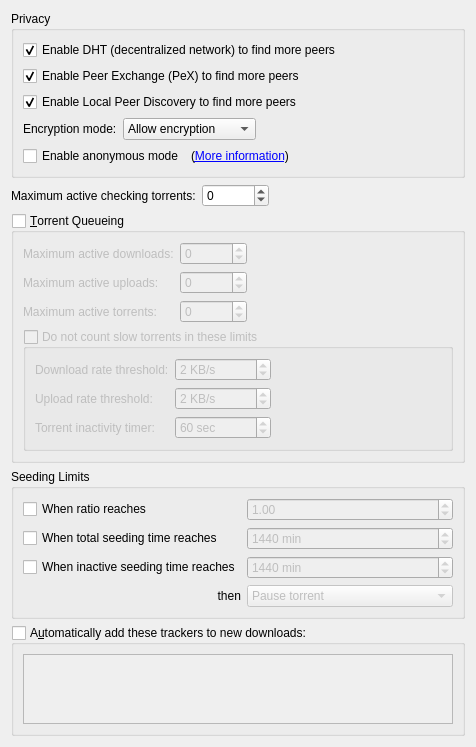
          <widget class="QWidget" name="scrollAreaWidgetContents_4">
           <property name="geometry">
            <rect>
             <x>0</x>
             <y>0</y>
             <width>413</width>
             <height>693</height>
            </rect>
           </property>
           <layout class="QVBoxLayout" name="verticalLayout_7">
            <item>
             <widget class="QGroupBox" name="AddBTFeaturesBox">
              <property name="title">
               <string>Privacy</string>
              </property>
              <layout class="QVBoxLayout" name="verticalLayout_14">
               <item>
                <widget class="QCheckBox" name="checkDHT">
                 <property name="toolTip">
                  <string>Find peers on the DHT network</string>
                 </property>
                 <property name="text">
                  <string>Enable DHT (decentralized network) to find more peers</string>
                 </property>
                 <property name="checked">
                  <bool>true</bool>
                 </property>
                </widget>
               </item>
               <item>
                <widget class="QCheckBox" name="checkPeX">
                 <property name="toolTip">
                  <string>Exchange peers with compatible Bittorrent clients (µTorrent, Vuze, ...)</string>
                 </property>
                 <property name="text">
                  <string>Enable Peer Exchange (PeX) to find more peers</string>
                 </property>
                 <property name="checked">
                  <bool>true</bool>
                 </property>
                </widget>
               </item>
               <item>
                <widget class="QCheckBox" name="checkLSD">
                 <property name="toolTip">
                  <string>Look for peers on your local network</string>
                 </property>
                 <property name="text">
                  <string>Enable Local Peer Discovery to find more peers</string>
                 </property>
                 <property name="checked">
                  <bool>true</bool>
                 </property>
                </widget>
               </item>
               <item>
                <layout class="QHBoxLayout">
                 <item>
                  <widget class="QLabel" name="lbl_encryption">
                   <property name="text">
                    <string>Encryption mode:</string>
                   </property>
                  </widget>
                 </item>
                 <item>
                  <widget class="QComboBox" name="comboEncryption">
                   <property name="toolTip">
                    <string>Allow encryption: Connect to peers regardless of setting
Require encryption: Only connect to peers with protocol encryption
Disable encryption: Only connect to peers without protocol encryption</string>
                   </property>
                   <item>
                    <property name="text">
                     <string>Allow encryption</string>
                    </property>
                   </item>
                   <item>
                    <property name="text">
                     <string>Require encryption</string>
                    </property>
                   </item>
                   <item>
                    <property name="text">
                     <string>Disable encryption</string>
                    </property>
                   </item>
                  </widget>
                 </item>
                 <item>
                  <spacer>
                   <property name="orientation">
                    <enum>Qt::Horizontal</enum>
                   </property>
                   <property name="sizeHint" stdset="0">
                    <size>
                     <width>40</width>
                     <height>20</height>
                    </size>
                   </property>
                  </spacer>
                 </item>
                </layout>
               </item>
               <item>
                <layout class="QHBoxLayout" name="horizontalLayout_6">
                 <item>
                  <widget class="QCheckBox" name="checkAnonymousMode">
                   <property name="toolTip">
                    <string>Enable when using a proxy or a VPN connection</string>
                   </property>
                   <property name="text">
                    <string>Enable anonymous mode</string>
                   </property>
                  </widget>
                 </item>
                 <item>
                  <widget class="QLabel" name="label_anonymous">
                   <property name="text">
                    <string>(&lt;a href=&quot;https://github.com/qbittorrent/qBittorrent/wiki/Anonymous-Mode&quot;&gt;More information&lt;/a&gt;)</string>
                   </property>
                   <property name="openExternalLinks">
                    <bool>true</bool>
                   </property>
                  </widget>
                 </item>
                 <item>
                  <spacer name="horizontalSpacer_14">
                   <property name="orientation">
                    <enum>Qt::Horizontal</enum>
                   </property>
                   <property name="sizeHint" stdset="0">
                    <size>
                     <width>40</width>
                     <height>20</height>
                    </size>
                   </property>
                  </spacer>
                 </item>
                </layout>
               </item>
              </layout>
             </widget>
            </item>
            <item>
             <layout class="QHBoxLayout" name="horizontalLayout_20">
              <item>
               <widget class="QLabel" name="labelMaxActiveCheckingTorrents">
                <property name="text">
                 <string>Maximum active checking torrents:</string>
                </property>
               </widget>
              </item>
              <item>
               <widget class="QSpinBox" name="spinBoxMaxActiveCheckingTorrents">
                <property name="specialValueText">
                 <string notr="true">∞</string>
                </property>
                <property name="minimum">
                 <number>-1</number>
                </property>
                <property name="maximum">
                 <number>2147483647</number>
                </property>
               </widget>
              </item>
              <item>
               <spacer name="horizontalSpacer_21">
                <property name="orientation">
                 <enum>Qt::Horizontal</enum>
                </property>
                <property name="sizeHint" stdset="0">
                 <size>
                  <width>40</width>
                  <height>20</height>
                 </size>
                </property>
               </spacer>
              </item>
             </layout>
            </item>
            <item>
             <widget class="QGroupBox" name="checkEnableQueueing">
              <property name="title">
               <string>&amp;Torrent Queueing</string>
              </property>
              <property name="checkable">
               <bool>true</bool>
              </property>
              <property name="checked">
               <bool>false</bool>
              </property>
              <layout class="QGridLayout" name="gridLayout_2">
               <item row="0" column="0">
                <widget class="QLabel" name="label_max_active_dl">
                 <property name="text">
                  <string>Maximum active downloads:</string>
                 </property>
                </widget>
               </item>
               <item row="0" column="1">
                <widget class="QSpinBox" name="spinMaxActiveDownloads">
                 <property name="specialValueText">
                  <string>∞</string>
                 </property>
                 <property name="minimum">
                  <number>-1</number>
                 </property>
                 <property name="maximum">
                  <number>2147483647</number>
                 </property>
                </widget>
               </item>
               <item row="1" column="0">
                <widget class="QLabel" name="label_max_active_up">
                 <property name="text">
                  <string>Maximum active uploads:</string>
                 </property>
                </widget>
               </item>
               <item row="1" column="1">
                <widget class="QSpinBox" name="spinMaxActiveUploads">
                 <property name="specialValueText">
                  <string>∞</string>
                 </property>
                 <property name="minimum">
                  <number>-1</number>
                 </property>
                 <property name="maximum">
                  <number>2147483647</number>
                 </property>
                </widget>
               </item>
               <item row="2" column="0">
                <widget class="QLabel" name="maxActiveTorrents_lbl">
                 <property name="text">
                  <string>Maximum active torrents:</string>
                 </property>
                </widget>
               </item>
               <item row="2" column="1">
                <widget class="QSpinBox" name="spinMaxActiveTorrents">
                 <property name="specialValueText">
                  <string>∞</string>
                 </property>
                 <property name="minimum">
                  <number>-1</number>
                 </property>
                 <property name="maximum">
                  <number>2147483647</number>
                 </property>
                </widget>
               </item>
               <item row="0" column="2">
                <spacer name="horizontalSpacer_7">
                 <property name="orientation">
                  <enum>Qt::Horizontal</enum>
                 </property>
                 <property name="sizeHint" stdset="0">
                  <size>
                   <width>40</width>
                   <height>20</height>
                  </size>
                 </property>
                </spacer>
               </item>
               <item row="3" column="0" colspan="3">
                <widget class="QGroupBox" name="checkIgnoreSlowTorrentsForQueueing">
                 <property name="title">
                  <string>Do not count slow torrents in these limits</string>
                 </property>
                 <property name="checkable">
                  <bool>true</bool>
                 </property>
                 <property name="checked">
                  <bool>false</bool>
                 </property>
                 <layout class="QGridLayout" name="gridLayout_13">
                  <item row="0" column="1">
                   <widget class="QSpinBox" name="spinDownloadRateForSlowTorrents">
                    <property name="suffix">
                     <string> KB/s</string>
                    </property>
                    <property name="maximum">
                     <number>2000000</number>
                    </property>
                    <property name="value">
                     <number>2</number>
                    </property>
                   </widget>
                  </item>
                  <item row="1" column="1">
                   <widget class="QSpinBox" name="spinUploadRateForSlowTorrents">
                    <property name="suffix">
                     <string> KB/s</string>
                    </property>
                    <property name="maximum">
                     <number>2000000</number>
                    </property>
                    <property name="value">
                     <number>2</number>
                    </property>
                   </widget>
                  </item>
                  <item row="1" column="0">
                   <widget class="QLabel" name="labelUploadRateForSlowTorrents">
                    <property name="text">
                     <string>Upload rate threshold:</string>
                    </property>
                   </widget>
                  </item>
                  <item row="0" column="0">
                   <widget class="QLabel" name="labelDownloadRateForSlowTorrents">
                    <property name="text">
                     <string>Download rate threshold:</string>
                    </property>
                   </widget>
                  </item>
                  <item row="0" column="2">
                   <spacer name="horizontalSpacer_9">
                    <property name="orientation">
                     <enum>Qt::Horizontal</enum>
                    </property>
                    <property name="sizeHint" stdset="0">
                     <size>
                      <width>40</width>
                      <height>20</height>
                     </size>
                    </property>
                   </spacer>
                  </item>
                  <item row="2" column="1">
                   <widget class="QSpinBox" name="spinSlowTorrentsInactivityTimer">
                    <property name="suffix">
                     <string extracomment="seconds"> sec</string>
                    </property>
                    <property name="minimum">
                     <number>1</number>
                    </property>
                    <property name="maximum">
                     <number>999999</number>
                    </property>
                    <property name="value">
                     <number>60</number>
                    </property>
                   </widget>
                  </item>
                  <item row="2" column="0">
                   <widget class="QLabel" name="labelSlowTorrentInactivityTimer">
                    <property name="text">
                     <string>Torrent inactivity timer:</string>
                    </property>
                   </widget>
                  </item>
                 </layout>
                </widget>
               </item>
              </layout>
             </widget>
            </item>
            <item>
             <widget class="QGroupBox" name="seedingLimitsBox">
              <property name="title">
               <string>Seeding Limits</string>
              </property>
              <layout class="QGridLayout" name="gridLayout_15">
               <item row="0" column="0">
                <widget class="QCheckBox" name="checkMaxRatio">
                 <property name="text">
                  <string>When ratio reaches</string>
                 </property>
                </widget>
               </item>
               <item row="0" column="1">
                <widget class="QDoubleSpinBox" name="spinMaxRatio">
                 <property name="enabled">
                  <bool>false</bool>
                 </property>
                 <property name="maximum">
                  <double>9998.000000000000000</double>
                 </property>
                 <property name="singleStep">
                  <double>0.050000000000000</double>
                 </property>
                 <property name="value">
                  <double>1.000000000000000</double>
                 </property>
                </widget>
               </item>
               <item row="0" column="2">
                <spacer name="horizontalSpacer_2">
                 <property name="orientation">
                  <enum>Qt::Horizontal</enum>
                 </property>
                 <property name="sizeHint" stdset="0">
                  <size>
                   <width>40</width>
                   <height>20</height>
                  </size>
                 </property>
                </spacer>
               </item>
               <item row="1" column="0">
                <widget class="QCheckBox" name="checkMaxSeedingMinutes">
                 <property name="text">
                  <string>When total seeding time reaches</string>
                 </property>
                </widget>
               </item>
               <item row="1" column="1">
                <widget class="QSpinBox" name="spinMaxSeedingMinutes">
                 <property name="enabled">
                  <bool>false</bool>
                 </property>
                 <property name="suffix">
                  <string extracomment="minutes"> min</string>
                 </property>
                 <property name="maximum">
                  <number>9999999</number>
                 </property>
                 <property name="value">
                  <number>1440</number>
                 </property>
                </widget>
               </item>
               <item row="2" column="0">
                <widget class="QCheckBox" name="checkMaxInactiveSeedingMinutes">
                 <property name="text">
                  <string>When inactive seeding time reaches</string>
                 </property>
                </widget>
               </item>
               <item row="2" column="1">
                <widget class="QSpinBox" name="spinMaxInactiveSeedingMinutes">
                 <property name="enabled">
                  <bool>false</bool>
                 </property>
                 <property name="suffix">
                  <string extracomment="minutes"> min</string>
                 </property>
                 <property name="maximum">
                  <number>9999999</number>
                 </property>
                 <property name="value">
                  <number>1440</number>
                 </property>
                </widget>
               </item>
               <item row="3" column="0">
                <widget class="QLabel" name="label">
                 <property name="text">
                  <string>then</string>
                 </property>
                 <property name="alignment">
                  <set>Qt::AlignRight|Qt::AlignTrailing|Qt::AlignVCenter</set>
                 </property>
                </widget>
               </item>
               <item row="3" column="1">
                <widget class="QComboBox" name="comboRatioLimitAct">
                 <property name="enabled">
                  <bool>false</bool>
                 </property>
                 <item>
                  <property name="text">
                   <string>Pause torrent</string>
                  </property>
                 </item>
                 <item>
                  <property name="text">
                   <string>Remove torrent</string>
                  </property>
                 </item>
                 <item>
                  <property name="text">
                   <string>Remove torrent and its files</string>
                  </property>
                 </item>
                 <item>
                  <property name="text">
                   <string>Enable super seeding for torrent</string>
                  </property>
                 </item>
                </widget>
               </item>
              </layout>
             </widget>
            </item>
            <item>
             <widget class="QGroupBox" name="checkEnableAddTrackers">
              <property name="title">
               <string>A&amp;utomatically add these trackers to new downloads:</string>
              </property>
              <property name="checkable">
               <bool>true</bool>
              </property>
              <property name="checked">
               <bool>false</bool>
              </property>
              <layout class="QGridLayout" name="gridLayout_16">
               <item row="0" column="0">
                <widget class="QPlainTextEdit" name="textTrackers"/>
               </item>
              </layout>
             </widget>
            </item>
            <item>
             <spacer name="verticalSpacer_8">
              <property name="orientation">
               <enum>Qt::Vertical</enum>
              </property>
              <property name="sizeHint" stdset="0">
               <size>
                <width>20</width>
                <height>40</height>
               </size>
              </property>
             </spacer>
            </item>
           </layout>
          </widget>
